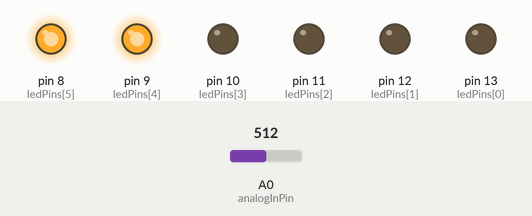
Recording of a sketch running on a simulated Arduino Uno, built with avr-gcc and run on an emulated ATmega328P. Shown: output pins drawn as LEDs (lit = HIGH). The inputs (shaded band) are chosen by the test bench; at power-on: A0 (analogInPin) = 512.

Above: at 1.2 s.
1.3 s: A0 (analogInPin) set to 575
2.8 s: A0 (analogInPin) set to 592
At 3.2 s:
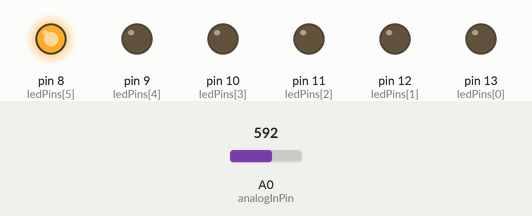
4.3 s: A0 (analogInPin) set to 688
5.8 s: A0 (analogInPin) set to 712
At 6.7 s:
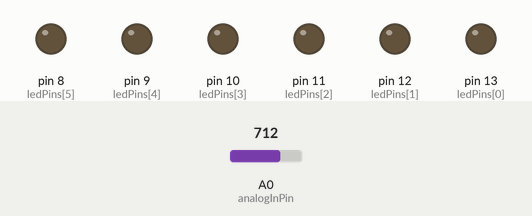
7.3 s: A0 (analogInPin) set to 306
At 7.9 s:
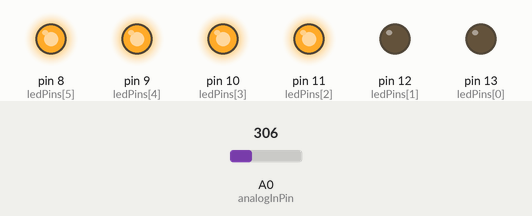
8.8 s: A0 (analogInPin) set to 333
10.3 s: A0 (analogInPin) set to 368
At 11.4 s:
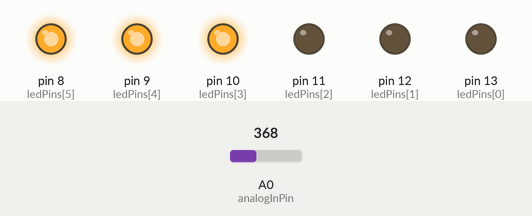
Timing chart, 0 to 12.8 s (numbered marks = the images above; inputs shaded):
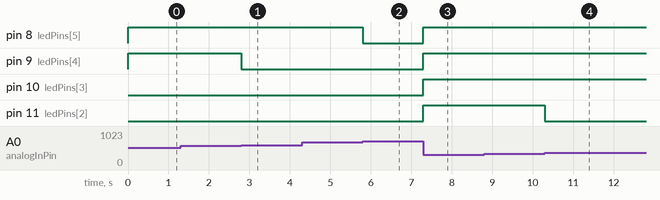

The sketch:

LDR_led_bargraph.ino
```cpp
/*
      Bargraph sketch
      Recipe 7.5 from the Arduino Cookbook by Michael Margolis

     Turns on a series of LEDs proportional to a value of an analog sensor.
     Six LEDs are controlled but you can change the number of LEDs by changing
     the value of NbrLEDs and adding the pins to the ledPins array
     */

    const int NbrLEDs = 6;
    const int ledPins[] = { 13, 12, 11, 10,9, 8};
    const int analogInPin = 0;  // Analog input pin connected to variable resistor
    const int wait = 30;

    // Swap values of the following two constants if cathodes are connected to Gnd
    const boolean LED_ON = LOW;
    const boolean LED_OFF = HIGH;

    int sensorValue = 0;        // value read from the sensor
    int ledLevel = 0;           // sensor value converted into LED 'bars'

    void setup() {
      for (int led = 0; led < NbrLEDs; led++)
      {
        pinMode(ledPins[led], OUTPUT);                             // make all the LED pins outputs
      }
    }

    void loop() {
      sensorValue = analogRead(analogInPin);                 // read the analog in value
      ledLevel = map(sensorValue, 0, 700, 0, NbrLEDs);  // map to the number of LEDs
      for (int led = 0; led < NbrLEDs; led++)
      {
        if (led < ledLevel ) {
          digitalWrite(ledPins[led], LED_ON);                    // turn on pins less than the level
        }
        else {
          digitalWrite(ledPins[led], LED_OFF);                 // turn off pins higher than the level
        }
      }
    }
```

Measured:
- the behaviour switches between 583 and 584 on A0 (analogInPin) (found by bisection; images 0 and 1)
- the behaviour switches between 699 and 700 on A0 (analogInPin) (found by bisection; images 1 and 2)
- the behaviour switches between 349 and 350 on A0 (analogInPin) (found by bisection; images 3 and 4)
- after the input at 1.3 s, every drawn part: stays the same
- after the input at 2.8 s, pin 9 (ledPins[4]): HIGH → LOW at once
- after the input at 4.3 s, every drawn part: stays the same
- after the input at 5.8 s, pin 8 (ledPins[5]): HIGH → LOW at once
- after the input at 7.3 s, pin 8 (ledPins[5]), pin 9 (ledPins[4]), pin 10 (ledPins[3]), pin 11 (ledPins[2]): LOW → HIGH at once
- after the input at 8.8 s, every drawn part: stays the same
- after the input at 10.3 s, pin 11 (ledPins[2]): HIGH → LOW at once
